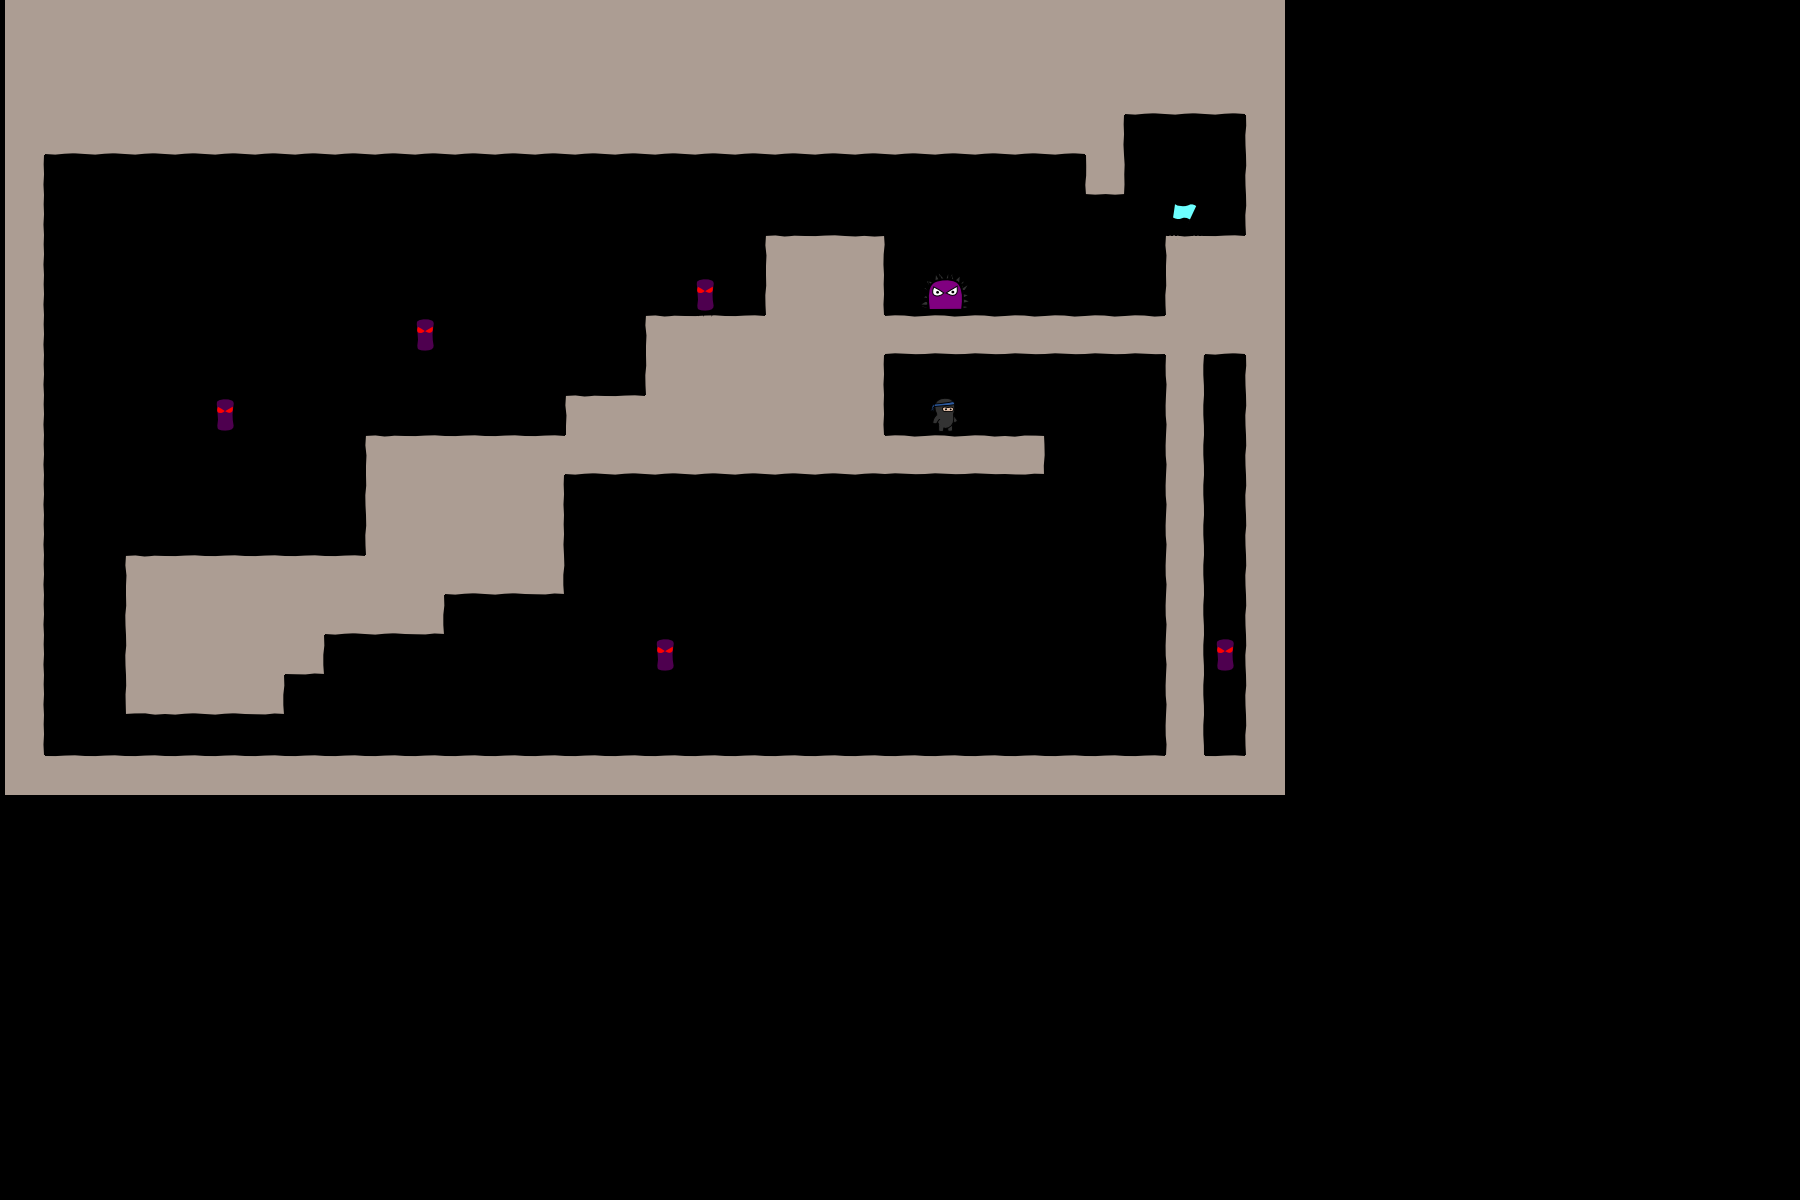

A level layout from a 2D game, rendered from its tile map. Below: a short description, then the map file with its tile-grid data intact:
An orthogonal 45x30 tile map with 40x40 px tiles, 3 tile layers (bg, objects, fg), 2 tilesets.

<map version="1.0" orientation="orthogonal" width="45" height="30" tilewidth="40" tileheight="40">
 <tileset firstgid="1" name="world1" tilewidth="50" tileheight="50">
  <image source="world1.png" width="400" height="400" />
 </tileset>
 <tileset firstgid="65" name="objectpalette" tilewidth="50" tileheight="50">
  <image source="objectpalette.png" width="400" height="400" />
 </tileset>
 <layer name="bg" width="32" height="20">
  <data encoding="csv">  18,18,18,18,18,18,18,18,18,18,18,18,18,18,18,18,18,18,18,18,18,18,18,18,18,18,18,18,18,18,18,18,
  18,18,18,18,18,18,18,18,18,18,18,18,18,18,18,18,18,18,18,18,18,18,18,18,18,18,18,18,18,18,18,18,
  18,18,18,18,18,18,18,18,18,18,18,18,18,18,18,18,18,18,18,18,18,18,18,18,18,18,18,18,26,26,26,18,
  18,26,26,26,26,26,26,26,26,26,26,26,26,26,26,26,26,26,26,26,26,26,26,26,26,26,26,19,0,0,0,17,
  19,0,0,0,0,0,0,0,0,0,0,0,0,0,0,0,0,0,0,0,0,0,0,0,0,0,0,28,0,0,0,17,
  19,0,0,0,0,0,0,0,0,0,0,0,0,0,0,0,0,0,0,0,0,0,0,0,0,0,0,0,0,0,0,17,
  19,0,0,0,0,0,0,0,0,0,0,0,0,0,0,0,0,0,0,9,10,11,0,0,0,0,0,0,0,9,10,18,
  19,0,0,0,0,0,0,0,0,0,0,0,0,0,0,0,0,0,0,17,18,19,0,0,0,0,0,0,0,17,18,18,
  19,0,0,0,0,0,0,0,0,0,0,0,0,0,0,0,9,10,10,18,18,18,2,2,2,2,2,2,2,18,26,18,
  19,0,0,0,0,0,0,0,0,0,0,0,0,0,0,0,17,18,18,18,18,19,0,0,0,0,0,0,0,20,0,17,
  19,0,0,0,0,0,0,0,0,0,0,0,0,0,9,10,18,18,18,18,18,19,0,0,0,0,0,0,0,20,0,17,
  19,0,0,0,0,0,0,0,0,9,10,10,10,10,26,26,26,26,26,26,26,26,2,2,2,3,0,0,0,20,0,17,
  19,0,0,0,0,0,0,0,0,17,18,18,18,19,0,0,0,0,0,0,0,0,0,0,0,0,0,0,0,20,0,17,
  19,0,0,0,0,0,0,0,0,17,18,18,18,19,0,0,0,0,0,0,0,0,0,0,0,0,0,0,0,20,0,17,
  19,0,0,9,10,10,10,10,10,18,18,26,26,27,0,0,0,0,0,0,0,0,0,0,0,0,0,0,0,20,0,17,
  19,0,0,17,18,18,18,18,26,26,27,0,0,0,0,0,0,0,0,0,0,0,0,0,0,0,0,0,0,20,0,17,
  19,0,0,17,18,18,18,27,0,0,0,0,0,0,0,0,0,0,0,0,0,0,0,0,0,0,0,0,0,20,0,17,
  19,0,0,25,26,26,27,0,0,0,0,0,0,0,0,0,0,0,0,0,0,0,0,0,0,0,0,0,0,20,0,17,
  19,0,0,0,0,0,0,0,0,0,0,0,0,0,0,0,0,0,0,0,0,0,0,0,0,0,0,0,0,20,0,17,
  18,10,10,10,10,10,10,10,10,10,10,10,10,10,10,10,10,10,10,10,10,10,10,10,10,10,10,10,10,18,10,18
</data>
 </layer>
 <layer name="objects" width="32" height="20">
  <data encoding="csv">
  0,0,0,0,0,0,0,0,0,0,0,0,0,0,0,0,0,0,0,0,0,0,0,0,0,0,0,0,0,0,0,0,
  0,0,0,0,0,0,0,0,0,0,0,0,0,0,0,0,0,0,0,0,0,0,0,0,0,0,0,0,0,0,0,0,
  0,0,0,0,0,0,0,0,0,0,0,0,0,0,0,0,0,0,0,0,0,0,0,0,0,0,0,0,0,0,0,0,
  0,0,0,0,0,0,0,0,0,0,0,0,0,0,0,0,0,0,0,0,0,0,0,0,0,0,0,0,0,0,0,0,
  0,0,0,0,0,0,0,0,0,0,0,0,0,0,0,0,0,0,0,0,0,0,0,0,0,0,0,0,0,0,0,0,
  0,0,0,0,0,0,0,0,0,0,0,0,0,0,0,0,0,0,0,0,0,0,0,0,0,0,0,0,0,66,0,0,
  0,0,0,0,0,0,0,0,0,0,0,0,0,0,0,0,0,0,0,0,0,0,0,0,0,0,0,0,0,0,0,0,
  0,0,0,0,0,0,0,0,0,0,0,0,0,0,0,0,0,74,0,0,0,0,0,73,0,0,0,0,0,0,0,0,
  0,0,0,0,0,0,0,0,0,0,74,0,0,0,0,0,0,0,0,0,0,0,0,0,0,0,0,0,0,0,0,0,
  0,0,0,0,0,0,0,0,0,0,0,0,0,0,0,0,0,0,0,0,0,0,0,0,0,0,0,0,0,0,0,0,
  0,0,0,0,0,74,0,0,0,0,0,0,0,0,0,0,0,0,0,0,0,0,0,65,0,0,0,0,0,0,0,0,
  0,0,0,0,0,0,0,0,0,0,0,0,0,0,0,0,0,0,0,0,0,0,0,0,0,0,0,0,0,0,0,0,
  0,0,0,0,0,0,0,0,0,0,0,0,0,0,0,0,0,0,0,0,0,0,0,0,0,0,0,0,0,0,0,0,
  0,0,0,0,0,0,0,0,0,0,0,0,0,0,0,0,0,0,0,0,0,0,0,0,0,0,0,0,0,0,0,0,
  0,0,0,0,0,0,0,0,0,0,0,0,0,0,0,0,0,0,0,0,0,0,0,0,0,0,0,0,0,0,0,0,
  0,0,0,0,0,0,0,0,0,0,0,0,0,0,0,0,0,0,0,0,0,0,0,0,0,0,0,0,0,0,0,0,
  0,0,0,0,0,0,0,0,0,0,0,0,0,0,0,0,74,0,0,0,0,0,0,0,0,0,0,0,0,0,74,0,
  0,0,0,0,0,0,0,0,0,0,0,0,0,0,0,0,0,0,0,0,0,0,0,0,0,0,0,0,0,0,0,0,
  0,0,0,0,0,0,0,0,0,0,0,0,0,0,0,0,0,0,0,0,0,0,0,0,0,0,0,0,0,0,0,0,
  0,0,0,0,0,0,0,0,0,0,0,0,0,0,0,0,0,0,0,0,0,0,0,0,0,0,0,0,0,0,0,0
</data>
 </layer>
 <layer name="fg" width="32" height="20">
  <data encoding="csv">
  0,0,0,0,0,0,0,0,0,0,0,0,0,0,0,0,0,0,0,0,0,0,0,0,0,0,0,0,0,0,0,0,
  0,0,0,0,0,0,0,0,0,0,0,0,0,0,0,0,0,0,0,0,0,0,0,0,0,0,0,0,0,0,0,0,
  0,0,0,0,0,0,0,0,0,0,0,0,0,0,0,0,0,0,0,0,0,0,0,0,0,0,0,0,0,0,0,0,
  0,0,0,0,0,0,0,0,0,0,0,0,0,0,0,0,0,0,0,0,0,0,0,0,0,0,0,0,0,0,0,0,
  0,0,0,0,0,0,0,0,0,0,0,0,0,0,0,0,0,0,0,0,0,0,0,0,0,0,0,0,0,0,0,0,
  0,0,0,0,0,0,0,0,0,0,0,0,0,0,0,0,0,0,0,0,0,0,0,0,0,0,0,0,0,0,0,0,
  0,0,0,0,0,0,0,0,0,0,0,0,0,0,0,0,0,0,0,0,0,0,0,0,0,0,0,0,0,0,0,0,
  0,0,0,0,0,0,0,0,0,0,0,0,0,0,0,0,0,0,0,0,0,0,0,0,0,0,0,0,0,0,0,0,
  0,0,0,0,0,0,0,0,0,0,0,0,0,0,0,0,0,0,0,0,0,0,0,0,0,0,0,0,0,0,0,0,
  0,0,0,0,0,0,0,0,0,0,0,0,0,0,0,0,0,0,0,0,0,0,0,0,0,0,0,0,0,0,0,0,
  0,0,0,0,0,0,0,0,0,0,0,0,0,0,0,0,0,0,0,0,0,0,0,0,0,0,0,0,0,0,0,0,
  0,0,0,0,0,0,0,0,0,0,0,0,0,0,0,0,0,0,0,0,0,0,0,0,0,0,0,0,0,0,0,0,
  0,0,0,0,0,0,0,0,0,0,0,0,0,0,0,0,0,0,0,0,0,0,0,0,0,0,0,0,0,0,0,0,
  0,0,0,0,0,0,0,0,0,0,0,0,0,0,0,0,0,0,0,0,0,0,0,0,0,0,0,0,0,0,0,0,
  0,0,0,0,0,0,0,0,0,0,0,0,0,0,0,0,0,0,0,0,0,0,0,0,0,0,0,0,0,0,0,0,
  0,0,0,0,0,0,0,0,0,0,0,0,0,0,0,0,0,0,0,0,0,0,0,0,0,0,0,0,0,0,0,0,
  0,0,0,0,0,0,0,0,0,0,0,0,0,0,0,0,0,0,0,0,0,0,0,0,0,0,0,0,0,0,0,0,
  0,0,0,0,0,0,0,0,0,0,0,0,0,0,0,0,0,0,0,0,0,0,0,0,0,0,0,0,0,0,0,0,
  0,0,0,0,0,0,0,0,0,0,0,0,0,0,0,0,0,0,0,0,0,0,0,0,0,0,0,0,0,0,0,0,
  0,0,0,0,0,0,0,0,0,0,0,0,0,0,0,0,0,0,0,0,0,0,0,0,0,0,0,0,0,0,0,0
</data>
 </layer>
</map>
